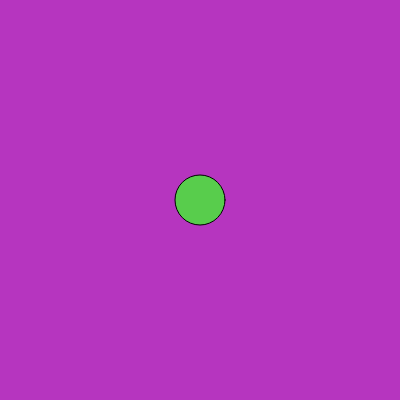
Frame 1 (no input)
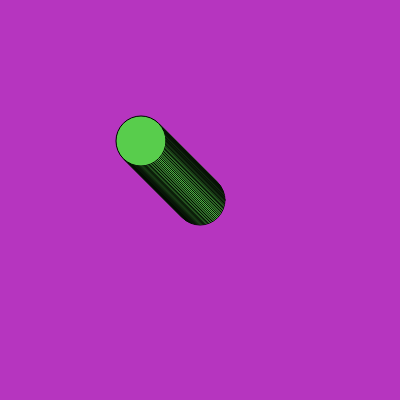
Frame 60 (no input)
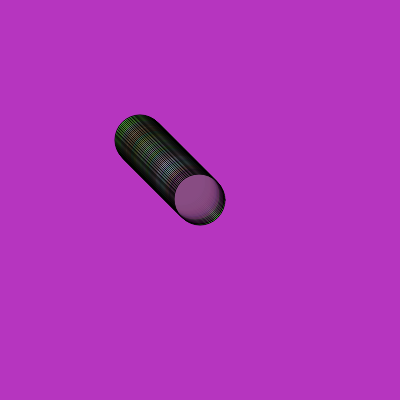
Frame 120 (the mouse pressed at the canvas centre since frame 60)

The p5.js sketch that drew these frames (run headless with seeded random() and noise() and a simulated clock; from frame 60 on, the mouse is pressed at the canvas centre):

// p5.js sketch
// ── sketch.js
let cor;
let posicaoHorizontal; // x
let posicaoVertical; // y

function setup() {
  createCanvas(400, 400);
  background(random(0, 255), random(0, 255), random(0, 255));
  cor = color(random(0, 255), random(0, 255), random(0, 255));
  posicaoHorizontal = 200;
  posicaoVertical = 200;
}

function draw() {
  fill(cor);
  circle(posicaoHorizontal, posicaoVertical, 50);

  if (mouseX < posicaoHorizontal) {
    posicaoHorizontal = posicaoHorizontal - 1;
  }

  if (mouseX > posicaoHorizontal) {
    posicaoHorizontal = posicaoHorizontal + 1;
  }

  if (mouseY < posicaoVertical) {
    posicaoVertical--;
  }
  if (mouseY > posicaoVertical) {
    posicaoVertical++;
  }

  if (mouseIsPressed) {
    cor = color(random(0, 255), random(0, 255), random(0, 255), random(0, 100));
  }
}
